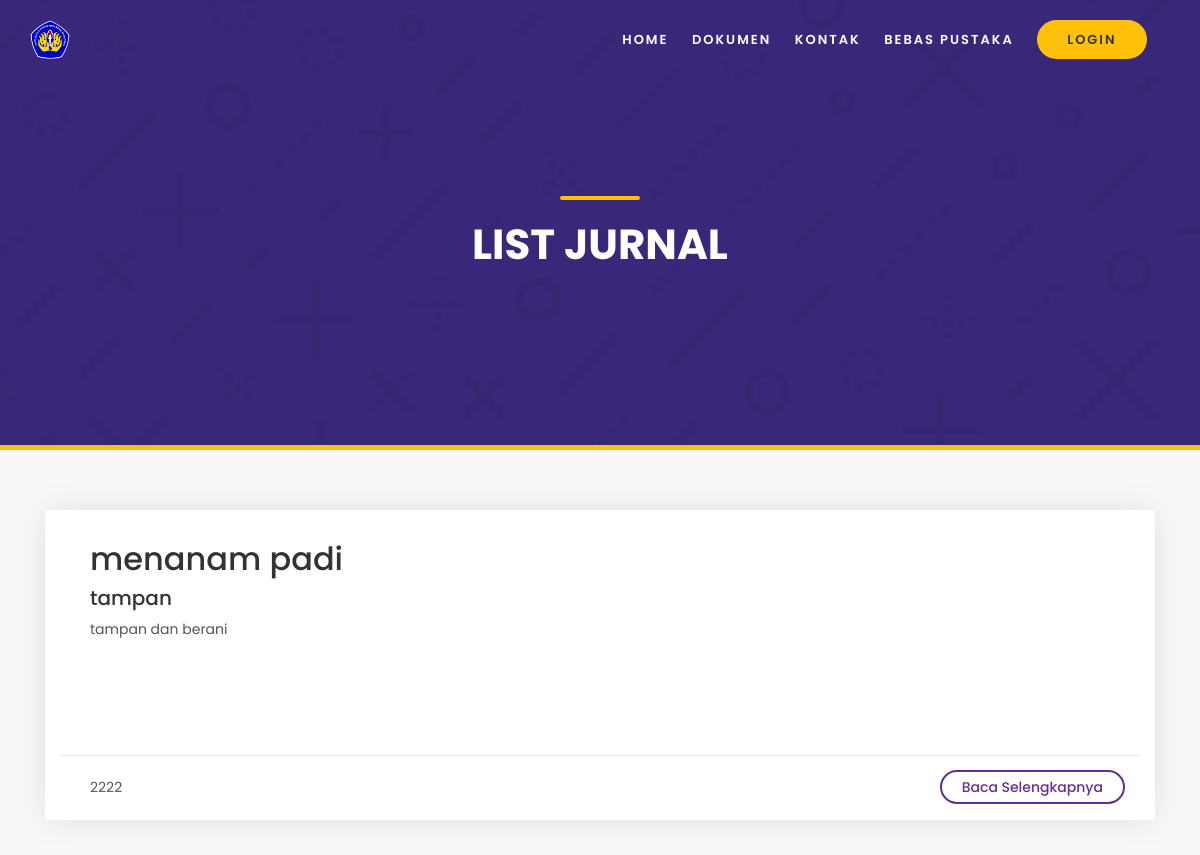
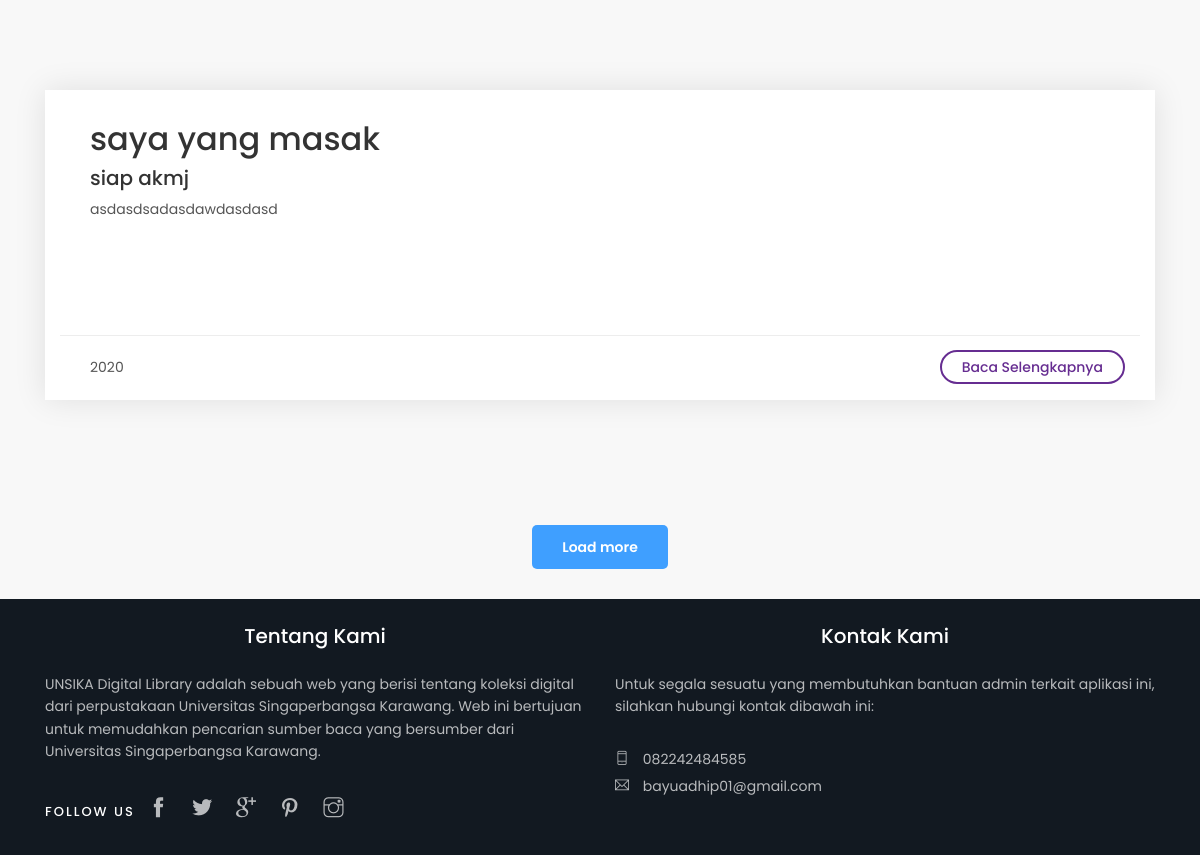
The page /index.php/home/jurnal on the database as committed earlier (2 pictures, top to bottom).
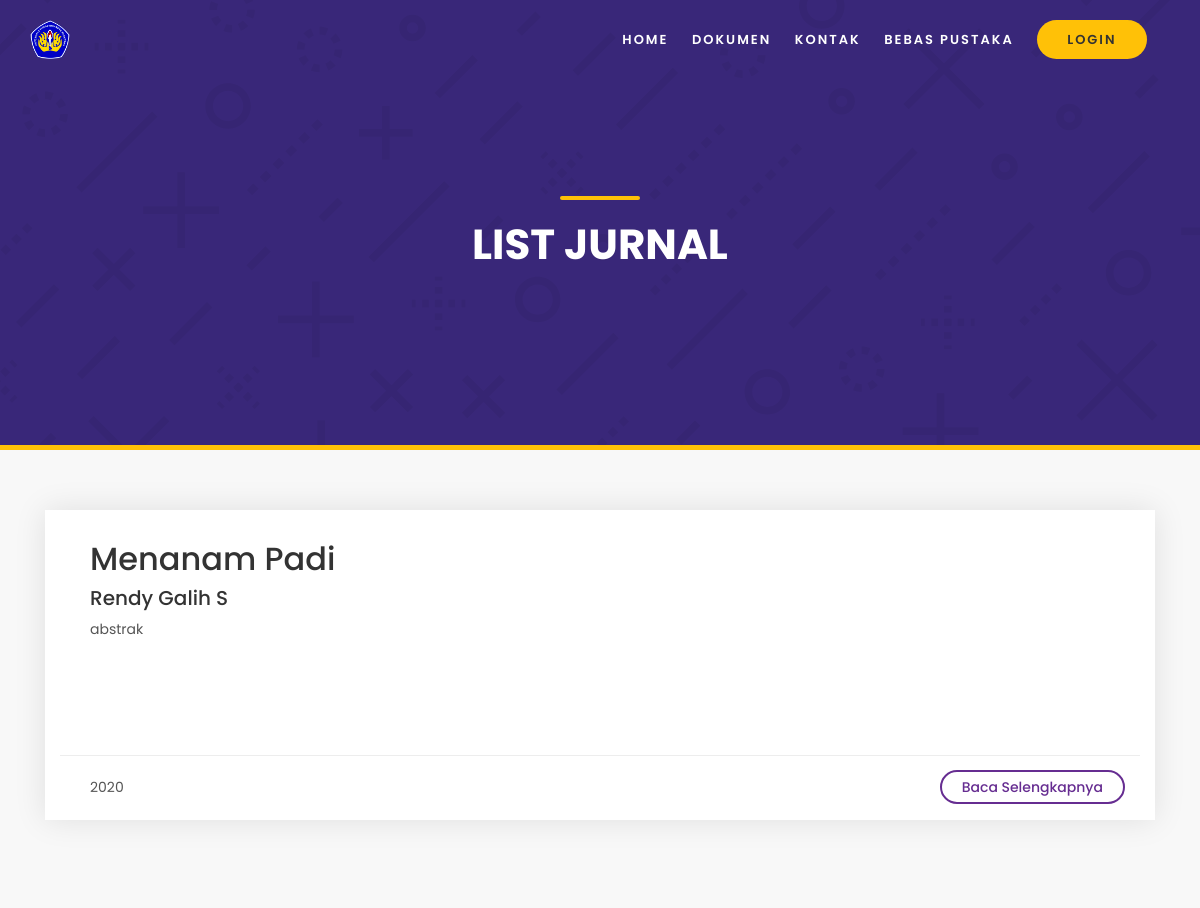
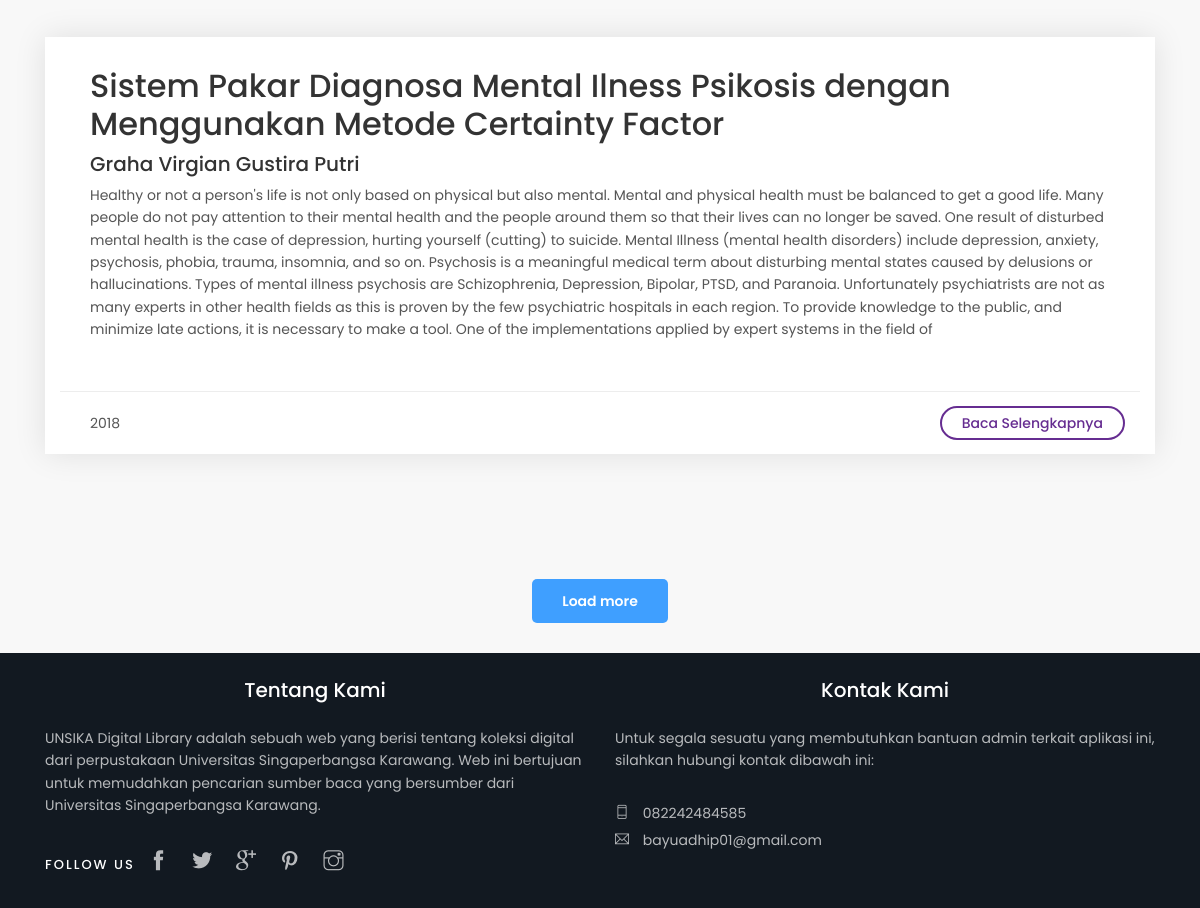
The same page on the database as committed later (2 pictures, top to bottom).
### tables this page shows
CREATE TABLE `jurnal` (
  `id_jurnal` int(11) NOT NULL,
  `judul` varchar(300) NOT NULL,
  `penulis` varchar(300) NOT NULL,
  `abstrak` varchar(1000) NOT NULL,
  `email` varchar(200) NOT NULL,
  `tahun` int(4) NOT NULL,
  `issn` varchar(255) NOT NULL,
  `isbn` varchar(255) NOT NULL,
  `pdf_jurnal` varchar(255) NOT NULL
);

### application/controllers/Home.php (called while the page is built, shortened)
<?php
class Home extends CI_Controller {
	public function __construct()
	{
		$this->load->database();
		$this->load->library(['ion_auth', 'form_validation']);
		$this->load->helper(['url', 'language']);
		$this->load->model(['umum_model','anggota_model', 'jurnal_model']);
	}
	public function jurnal()
	{
		$data['jurnal'] = $this->jurnal_model->getAll();
		$this->load->view('jurnal/jurnal', $data);
	}
}

### index.php (called while the page is built, shortened)
<?php
require_once BASEPATH.'core/CodeIgniter.php';

### application/models/jurnal_model.php (called while the page is built, shortened)
<?php defined('BASEPATH') OR exit('No direct script access allowed');
class jurnal_model extends CI_Model
{
    private $_table = "jurnal";
    public function getAll()
    {
        return $this->db->get($this->_table)->result();
    }
}

### application/views/jurnal/jurnal.php (the view, shortened to what this page needs)
<!DOCTYPE html>
<html lang="en">
<head>
	<?php
		$this->load->view('include/head');
	?>
</head>
<body>
	<header class="header fadeInDown">
		<?php
			$this->load->view('include/header');
		?>
	</header>
	<main>
		<section id="hero_in" class="cart_section">
			<div class="wrapper">
				<div class="container">
					<h1 class="fadeInUp"><span></span>List Jurnal</h1>
				</div>
			</div>
		</section>
		<?php foreach ($jurnal as $j): ?>
		<div class="container margin_60_35">
			<div class="box_list wow">
					<div class="col-lg-12">
						<div class="wrapper">
							<h2><?=$j->judul?></h2>
							<h5><?=$j->penulis?></h5>
							<p><?=$j->abstrak?></p>
						</div>
						<ul>
							<li><?= $j->tahun ?></li>
							<li><a href="<?=site_url('home/detail_jurnal/'.$j->id_jurnal)?>">Baca Selengkapnya</a></li>
						</ul>
					</div>
				</div>
		</div>
		<?php endforeach;?>
			<p class="text-center add_top_60"><a href="#0" class="btn_1">Load more</a></p>
	</main>
	<footer>
		<?php
			$this->load->view('include/footer');
		?>
	</footer>
</body>
</html>

### application/views/include/head.php (shortened to what this page needs)
   <link href="<?=base_url("assets/css/bootstrap.min.css")?>" rel="stylesheet">
   <link href="<?=base_url("assets/css/style.css")?>" rel="stylesheet">
<link href="<?=base_url("assets/css/vendors.css")?>" rel="stylesheet">
<link href="<?=base_url("assets/css/icon_fonts/css/all_icons.min.css")?>" rel="stylesheet">
<link href="<?=base_url("assets/css/skins/square/grey.css")?>" rel="stylesheet">
   <link href="<?=base_url("assets/css/wizard.css")?>" rel="stylesheet">
   <link href="<?=base_url("assets/css/custom.css")?>" rel="stylesheet">

### application/views/include/header.php (shortened to what this page needs)
<div id="logo">
	<a href="<?=base_url('home')?>"><img src="<?=base_url("assets/img/logo.png")?>" width="40" height="40" data-retina="true" alt=""></a>
</div>
		<ul id="top_menu">
			<li><a href="<?=base_url('home')?>" >Home</a></li>
			<li><a href="<?=base_url('home/dokumen')?>" >Dokumen</a></li>
            <li><a href="<?=base_url('home/kontak')?>" >Kontak</a></li>
			<li class="hidden_tablet"><a href="<?=base_url('home/bebas_pustaka')?>">Bebas Pustaka</a></li>
			<li class="hidden_tablet"><a href="<?=base_url('auth/login')?>" class="btn_1 rounded">Login</a></li>
		</ul>

### application/views/include/footer.php (shortened to what this page needs)
<div class="container">
      <div class="row">
        <div class="col-lg-6 col-md-6 single-footer-widget" >
          <h5 style="text-align:center">Tentang Kami</h5>
					<p>UNSIKA Digital Library adalah sebuah web yang berisi tentang koleksi digital dari perpustakaan Universitas Singaperbangsa Karawang.
					Web ini bertujuan untuk memudahkan pencarian sumber baca yang bersumber dari Universitas Singaperbangsa Karawang. </p>
					<div class="follow_us">
						<ul>
							<li>Follow us</li>
							<li><a href="#0"><i class="ti-facebook"></i></a></li>
							<li><a href="#0"><i class="ti-twitter-alt"></i></a></li>
							<li><a href="#0"><i class="ti-google"></i></a></li>
							<li><a href="#0"><i class="ti-pinterest"></i></a></li>
							<li><a href="#0"><i class="ti-instagram"></i></a></li>
						</ul>
					</div>
        </div>
        <div class="col-lg-6 col-md-6 single-footer-widget">
          <h5 style="text-align:center">Kontak Kami</h5>
		  <p>Untuk segala sesuatu yang membutuhkan bantuan admin terkait aplikasi ini, silahkan hubungi kontak dibawah ini: </p>
          <ul class="contacts">
						<li><a href="tel://082242484585"><i class="ti-mobile"></i> 082242484585</a></li>
						<li><a href="mailto:bayuadhip01@gmail.com"><i class="ti-email"></i> bayuadhip01@gmail.com</a></li>
					</ul>
        </div>
				</div>
			</div>

Rows that differ between the two databases and show on the page:
removed jurnal: judul "saya yang masak", penulis "siap akmj", abstrak "asdasdsadasdawdasdasd", tahun "2020"
changed jurnal: judul "menanam padi" → "Menanam Padi"; penulis "tampan" → "Rendy Galih S"; abstrak "tampan dan berani" → "abstrak"; tahun "2222" → "2020"
added jurnal: judul "Sistem Pakar Diagnosa Mental Ilness Psikosis dengan Menggunakan Metode Certainty Factor", penulis "Graha Virgian Gustira Putri", abstrak "Healthy or not a person's life is not only based on physical but also mental. Mental and physical health must be balanced to get a good life. Many people do not pay attention to their mental health and the people around them so that their lives can no longer be saved. One result of disturbed mental health is the case of depression, hurting yourself (cutting) to suicide. Mental Illness (mental health disorders) include depression, anxiety, psychosis, phobia, trauma, insomnia, and so on. Psychosis is a meaningful medical term about disturbing mental states caused by delusions or hallucinations. Types of mental illness psychosis are Schizophrenia, Depression, Bipolar, PTSD, and Paranoia.…", tahun "2018"
